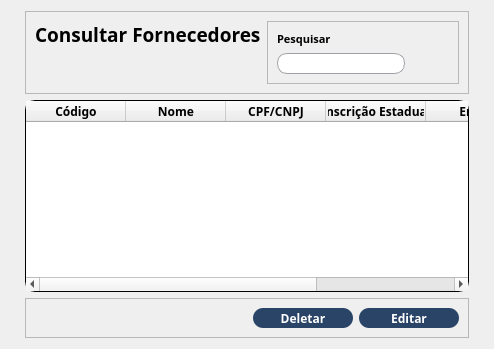
     <widget class="QWidget" name="consulta">
      <layout class="QVBoxLayout" name="verticalLayout">
       <property name="leftMargin">
        <number>25</number>
       </property>
       <property name="rightMargin">
        <number>25</number>
       </property>
       <item>
        <widget class="QFrame" name="frame">
         <property name="sizePolicy">
          <sizepolicy hsizetype="Preferred" vsizetype="Expanding">
           <horstretch>0</horstretch>
           <verstretch>0</verstretch>
          </sizepolicy>
         </property>
         <property name="maximumSize">
          <size>
           <width>16777215</width>
           <height>100</height>
          </size>
         </property>
         <property name="frameShape">
          <enum>QFrame::StyledPanel</enum>
         </property>
         <property name="frameShadow">
          <enum>QFrame::Raised</enum>
         </property>
         <layout class="QGridLayout" name="gridLayout_2">
          <item row="0" column="0">
           <widget class="QLabel" name="label">
            <property name="sizePolicy">
             <sizepolicy hsizetype="Expanding" vsizetype="Preferred">
              <horstretch>0</horstretch>
              <verstretch>0</verstretch>
             </sizepolicy>
            </property>
            <property name="maximumSize">
             <size>
              <width>300</width>
              <height>16777215</height>
             </size>
            </property>
            <property name="font">
             <font>
              <family>Raleway</family>
              <pointsize>14</pointsize>
              <weight>75</weight>
              <bold>true</bold>
             </font>
            </property>
            <property name="text">
             <string>Consultar Fornecedores</string>
            </property>
            <property name="alignment">
             <set>Qt::AlignLeading|Qt::AlignLeft|Qt::AlignTop</set>
            </property>
           </widget>
          </item>
          <item row="0" column="1">
           <widget class="QFrame" name="frame_3">
            <property name="frameShape">
             <enum>QFrame::StyledPanel</enum>
            </property>
            <property name="frameShadow">
             <enum>QFrame::Raised</enum>
            </property>
            <layout class="QGridLayout" name="gridLayout_3">
             <item row="1" column="0">
              <widget class="QLineEdit" name="input_pesquisa">
               <property name="sizePolicy">
                <sizepolicy hsizetype="Expanding" vsizetype="Expanding">
                 <horstretch>0</horstretch>
                 <verstretch>0</verstretch>
                </sizepolicy>
               </property>
               <property name="maximumSize">
                <size>
                 <width>16777215</width>
                 <height>30</height>
                </size>
               </property>
               <property name="font">
                <font>
                 <family>Raleway</family>
                </font>
               </property>
               <property name="styleSheet">
                <string notr="true">QLineEdit {
	background-color:white;
	border-radius: 10px;
	border: 1px solid rgb(158, 162, 166);
	padding-left: 20px;
}</string>
               </property>
              </widget>
             </item>
             <item row="0" column="0">
              <widget class="QLabel" name="label_2">
               <property name="font">
                <font>
                 <family>Raleway</family>
                 <pointsize>8</pointsize>
                 <weight>75</weight>
                 <bold>true</bold>
                </font>
               </property>
               <property name="text">
                <string>Pesquisar</string>
               </property>
              </widget>
             </item>
             <item row="1" column="1">
              <widget class="QPushButton" name="btn_busca">
               <property name="maximumSize">
                <size>
                 <width>40</width>
                 <height>40</height>
                </size>
               </property>
               <property name="styleSheet">
                <string notr="true">QPushButton{
	border: none;
	padding: 3px;
	image: url(:/icons/lupa.png);
}

QPushButton:hover{
	padding: 1px;
}

QPushButton:pressed{
	padding: 2px;;
}</string>
               </property>
               <property name="text">
                <string/>
               </property>
              </widget>
             </item>
            </layout>
           </widget>
          </item>
         </layout>
        </widget>
       </item>
       <item>
        <widget class="QTableWidget" name="table_fornecedores">
         <property name="font">
          <font>
           <family>Raleway</family>
           <weight>75</weight>
           <bold>true</bold>
          </font>
         </property>
         <property name="styleSheet">
          <string notr="true">QTableWidget{
	background-color: rgb(255, 255, 255);
	border-radius: 10px;
	border: 1px solid black;
}</string>
         </property>
         <property name="editTriggers">
          <set>QAbstractItemView::NoEditTriggers</set>
         </property>
         <property name="selectionMode">
          <enum>QAbstractItemView::SingleSelection</enum>
         </property>
         <property name="selectionBehavior">
          <enum>QAbstractItemView::SelectRows</enum>
         </property>
         <attribute name="horizontalHeaderStretchLastSection">
          <bool>true</bool>
         </attribute>
         <attribute name="verticalHeaderVisible">
          <bool>false</bool>
         </attribute>
         <column>
          <property name="text">
           <string>Código</string>
          </property>
         </column>
         <column>
          <property name="text">
           <string>Nome</string>
          </property>
         </column>
         <column>
          <property name="text">
           <string>CPF/CNPJ</string>
          </property>
         </column>
         <column>
          <property name="text">
           <string>Inscrição Estadual</string>
          </property>
         </column>
         <column>
          <property name="text">
           <string>Email</string>
          </property>
         </column>
         <column>
          <property name="text">
           <string>Celular</string>
          </property>
         </column>
        </widget>
       </item>
       <item>
        <widget class="QFrame" name="frame_4">
         <property name="sizePolicy">
          <sizepolicy hsizetype="Preferred" vsizetype="Expanding">
           <horstretch>0</horstretch>
           <verstretch>0</verstretch>
          </sizepolicy>
         </property>
         <property name="maximumSize">
          <size>
           <width>16777215</width>
           <height>60</height>
          </size>
         </property>
         <property name="styleSheet">
          <string notr="true">
QPushButton {
	border-radius: 10px;
	border: none;
	background-color: rgb(42, 68, 103);
	color: white;
}

QPushButton:hover{
	background-color: rgb(67, 110, 165);
}

QPushButton:pressed{
	background-color: rgb(51, 83, 126);
}</string>
         </property>
         <property name="frameShape">
          <enum>QFrame::StyledPanel</enum>
         </property>
         <property name="frameShadow">
          <enum>QFrame::Raised</enum>
         </property>
         <layout class="QHBoxLayout" name="horizontalLayout_2">
          <item>
           <spacer name="horizontalSpacer_2">
            <property name="orientation">
             <enum>Qt::Horizontal</enum>
            </property>
            <property name="sizeHint" stdset="0">
             <size>
              <width>40</width>
              <height>20</height>
             </size>
            </property>
           </spacer>
          </item>
          <item>
           <widget class="QPushButton" name="btn_deletar">
            <property name="sizePolicy">
             <sizepolicy hsizetype="Expanding" vsizetype="Fixed">
              <horstretch>0</horstretch>
              <verstretch>0</verstretch>
             </sizepolicy>
            </property>
            <property name="maximumSize">
             <size>
              <width>100</width>
              <height>35</height>
             </size>
            </property>
            <property name="font">
             <font>
              <family>Raleway</family>
              <pointsize>9</pointsize>
              <weight>75</weight>
              <bold>true</bold>
             </font>
            </property>
            <property name="styleSheet">
             <string notr="true"/>
            </property>
            <property name="text">
             <string>Deletar</string>
            </property>
           </widget>
          </item>
          <item>
           <widget class="QPushButton" name="btn_editar">
            <property name="sizePolicy">
             <sizepolicy hsizetype="Expanding" vsizetype="Fixed">
              <horstretch>0</horstretch>
              <verstretch>0</verstretch>
             </sizepolicy>
            </property>
            <property name="maximumSize">
             <size>
              <width>100</width>
              <height>35</height>
             </size>
            </property>
            <property name="font">
             <font>
              <family>Raleway</family>
              <pointsize>9</pointsize>
              <weight>75</weight>
              <bold>true</bold>
             </font>
            </property>
            <property name="styleSheet">
             <string notr="true"/>
            </property>
            <property name="text">
             <string>Editar</string>
            </property>
           </widget>
          </item>
         </layout>
        </widget>
       </item>
      </layout>
     </widget>
